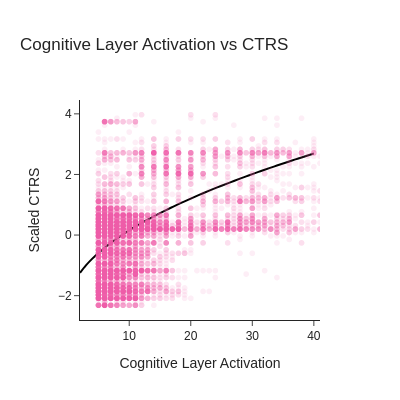

Notebook code cell kept with this figure:
### Markdown cell above
### Relationship to cognitive layer activation

Including curve-fitting procedure.

### Code cell
df = df_rw_pids.merge(df_rw_ctrs.drop(columns=['pid']),on='conversation_id',how='left')

mask = (df['n_user_messages']>=5) & (df['n_user_messages']<=30) & (df['n_characters']<5000)
df = df.loc[mask,].copy().reset_index(drop=True)

print(f"N users = {df['pid'].nunique()}")
print(f"N conversations = {df['conversation_id'].nunique()}")

df['z_ctrs_overall'] = zscore(df['ctrs_overall'])

# ------------------------------------------------------------------------------------------------------------------------------------
# Curve-fitting
# ------------------------------------------------------------------------------------------------------------------------------------

model_df = df.copy()

# Linear model
model_df['cl_transformed'] = model_df['cognitive_layer_score'].copy()
model_linear = smf.ols('z_ctrs_overall ~ cl_transformed + n_user_messages', data=model_df).fit()

# Log model
model_df['cl_transformed'] = model_df['cognitive_layer_score'].copy().apply(lambda x: np.log(x+1)   )
model_log = smf.ols('z_ctrs_overall ~ cl_transformed + n_user_messages', data=model_df).fit()

# Square root model
model_df['cl_transformed'] = model_df['cognitive_layer_score'].copy().apply(lambda x: np.sqrt(x))
model_sqrt = smf.ols('z_ctrs_overall ~ cl_transformed + n_user_messages', data=model_df).fit()

# Arctan model
model_df['cl_transformed'] = model_df['cognitive_layer_score'].copy().apply(lambda x: np.arctan(x))
model_arctan = smf.ols('z_ctrs_overall ~ cl_transformed + n_user_messages', data=model_df).fit()

# Hyperbolic model
model_df['cl_transformed'] = np.tanh(model_df['cognitive_layer_score']/model_df['cognitive_layer_score'].std())
model_hyperbolic = smf.ols('z_ctrs_overall ~ cl_transformed + n_user_messages', data=model_df).fit()

# Model comparison
model_comparison = pd.DataFrame({
    'model': ['linear', 'log', 'sqrt', 'arctan', 'hyperbolic'],
    'aic': [model_linear.aic, model_log.aic, model_sqrt.aic, model_arctan.aic, model_hyperbolic.aic],
    'bic': [model_linear.bic, model_log.bic, model_sqrt.bic, model_arctan.bic, model_hyperbolic.bic],
}).sort_values(by='bic',ascending=True)
model_comparison['bic_delta_next'] = model_comparison['bic'].diff()
model_comparison['bic_delta_best'] = model_comparison['bic'] - model_comparison['bic'].min()

print('Curve fitting model comparison:')
display(model_comparison)

# ------------------------------------------------------------------------------------------------------------------------------------
# Model
# ------------------------------------------------------------------------------------------------------------------------------------

model_df = df.copy()
model_df['z_cl'] = zscore(model_df['cognitive_layer_score'].apply(lambda x: np.sqrt(x)))

model = smf.ols('z_ctrs_overall ~ z_cl + n_user_messages', data=model_df).fit()
print_title('Sqrt cognitive layer score vs classified ctrs score')

print(f"β = {model.params['z_cl']:.2f}, 95% CI = [{model.conf_int().loc['z_cl',0]:.2f}, {model.conf_int().loc['z_cl',1]:.2f}], P = {readable_pvalue(model.pvalues['z_cl'])}")

# ------------------------------------------------------------------------------------------------------------------------------------
# Plot
# ------------------------------------------------------------------------------------------------------------------------------------

fig = px.scatter(
    df,
    x='cognitive_layer_score',
    y='z_ctrs_overall',
    title=f'Cognitive Layer Activation vs CTRS',
    width=400,
    height=400,
    opacity=0.1,
    template='simple_white',
    labels={'z_ctrs_overall': 'Scaled CTRS', 'cognitive_layer_score': 'Cognitive Layer Activation'},
    color_discrete_sequence=['#EF5DA8'],
)
fig.update_layout(showlegend=False, coloraxis_showscale=False, font={'family': 'Arial'})
fig.update_xaxes(range=[2,41])

model_df = df.copy()
model_df['sqrt_cl'] = np.sqrt(model_df['cognitive_layer_score'])
model_sqrt = smf.ols('z_ctrs_overall ~ sqrt_cl + n_user_messages', data=model_df).fit()

curve_df = pd.DataFrame({
    'cognitive_layer_score': [x for x in range(2,41)],
    'n_user_messages': [model_df['n_user_messages'].mean()] * 39
    })
curve_df['sqrt_cl'] = np.sqrt(curve_df['cognitive_layer_score'])
curve_df['z_ctrs_overall'] = model_sqrt.predict(curve_df[['sqrt_cl','n_user_messages']])

fig.add_trace(
    go.Scatter(
        x=curve_df['cognitive_layer_score'].values,
        y=curve_df['z_ctrs_overall'].values,
        mode='lines',
        line=dict(shape='spline', color='#000000', width=2),
        showlegend=False
    )
)

fig.show()

fig.write_image('../results/real_world_ctrs_cl_activation.svg',width=400,height=400)

### Figure 1 — Plotly figure (JSON) as saved in the notebook; plotly's stock layout.template omitted (floating-point values rounded to 4 significant figures; data arrays with more than 128 entries replaced by an {"elided": "..."} marker saying what was removed)
{"data": [{"hovertemplate": "Cognitive Layer Activation=%{x}<br>Scaled CTRS=%{y}<extra></extra>", "legendgroup": "", "marker": {"color": "#EF5DA8", "opacity": 0.1, "symbol": "circle"}, "mode": "markers", "name": "", "showlegend": false, "type": "scattergl", "x": {"elided": "19674 int values"}, "xaxis": "x", "y": {"elided": "19674 float values"}, "yaxis": "y"}, {"line": {"color": "#000000", "shape": "spline", "width": 2}, "mode": "lines", "showlegend": false, "type": "scatter", "x": [2, 3, 4, 5, 6, 7, 8, 9, 10, 11, 12, 13, 14, 15, 16, 17, 18, 19, 20, 21, 22, 23, 24, 25, 26, 27, 28, 29, 30, 31, 32, 33, 34, 35, 36, 37, 38, 39, 40], "y": [-1.248, -0.9928, -0.7779, -0.5886, -0.4175, -0.2601, -0.1136, 0.02401, 0.1541, 0.2779, 0.3962, 0.5096, 0.6188, 0.7241, 0.8259, 0.9247, 1.021, 1.114, 1.205, 1.293, 1.38, 1.464, 1.547, 1.628, 1.707, 1.785, 1.862, 1.937, 2.011, 2.083, 2.155, 2.225, 2.294, 2.363, 2.43, 2.496, 2.562, 2.626, 2.69]}], "layout": {"coloraxis": {"showscale": false}, "font": {"family": "Arial"}, "height": 400, "legend": {"tracegroupgap": 0}, "showlegend": false, "title": {"text": "Cognitive Layer Activation vs CTRS"}, "width": 400, "xaxis": {"anchor": "y", "domain": [0, 1], "range": [2, 41], "title": {"text": "Cognitive Layer Activation"}}, "yaxis": {"anchor": "x", "domain": [0, 1], "title": {"text": "Scaled CTRS"}}}}
